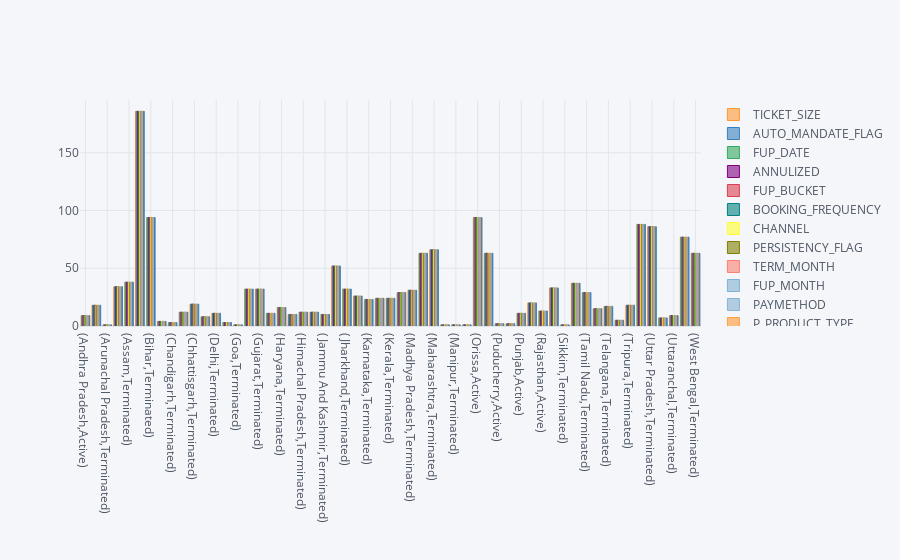

Write notebook code for a chart like this one.
### Code cell
x=df.AGENT_STATUS
y=df.CLEAN_STATE
# plt.figure(figsize=(30,10))
e=df.groupby([y,x]).count()
e.iplot(kind='bar')

### Figure 1 — Plotly figure (JSON) as saved in the notebook; plotly's stock layout.template omitted (floating-point values rounded to 4 significant figures)
{"data": [{"marker": {"color": "rgba(255, 153, 51, 0.6)", "line": {"color": "rgba(255, 153, 51, 1.0)", "width": 1}}, "name": "TICKET_SIZE", "orientation": "v", "text": "", "type": "bar", "x": ["(Andhra Pradesh,Active)", "(Andhra Pradesh,Terminated)", "(Arunachal Pradesh,Terminated)", "(Assam,Active)", "(Assam,Terminated)", "(Bihar,Active)", "(Bihar,Terminated)", "(Chandigarh,Active)", "(Chandigarh,Terminated)", "(Chhattisgarh,Active)", "(Chhattisgarh,Terminated)", "(Delhi,Active)", "(Delhi,Terminated)", "(Goa,Active)", "(Goa,Terminated)", "(Gujarat,Active)", "(Gujarat,Terminated)", "(Haryana,Active)", "(Haryana,Terminated)", "(Himachal Pradesh,Active)", "(Himachal Pradesh,Terminated)", "(Jammu And Kashmir,Active)", "(Jammu And Kashmir,Terminated)", "(Jharkhand,Active)", "(Jharkhand,Terminated)", "(Karnataka,Active)", "(Karnataka,Terminated)", "(Kerala,Active)", "(Kerala,Terminated)", "(Madhya Pradesh,Active)", "(Madhya Pradesh,Terminated)", "(Maharashtra,Active)", "(Maharashtra,Terminated)", "(Manipur,Active)", "(Manipur,Terminated)", "(Meghalaya,Active)", "(Orissa,Active)", "(Orissa,Terminated)", "(Puducherry,Active)", "(Puducherry,Terminated)", "(Punjab,Active)", "(Punjab,Terminated)", "(Rajasthan,Active)", "(Rajasthan,Terminated)", "(Sikkim,Terminated)", "(Tamil Nadu,Active)", "(Tamil Nadu,Terminated)", "(Telangana,Active)", "(Telangana,Terminated)", "(Tripura,Active)", "(Tripura,Terminated)", "(Uttar Pradesh,Active)", "(Uttar Pradesh,Terminated)", "(Uttaranchal,Active)", "(Uttaranchal,Terminated)", "(West Bengal,Active)", "(West Bengal,Terminated)"], "y": [9, 18, 1, 34, 38, 186, 94, 4, 3, 12, 19, 8, 11, 3, 1, 32, 32, 11, 16, 10, 12, 12, 10, 52, 32, 26, 23, 24, 24, 29, 31, 63, 66, 1, 1, 1, 94, 63, 2, 2, 11, 20, 13, 33, 1, 37, 29, 15, 17, 5, 18, 88, 86, 7, 9, 77, 63]}, {"marker": {"color": "rgba(55, 128, 191, 0.6)", "line": {"color": "rgba(55, 128, 191, 1.0)", "width": 1}}, "name": "AUTO_MANDATE_FLAG", "orientation": "v", "text": "", "type": "bar", "x": ["(Andhra Pradesh,Active)", "(Andhra Pradesh,Terminated)", "(Arunachal Pradesh,Terminated)", "(Assam,Active)", "(Assam,Terminated)", "(Bihar,Active)", "(Bihar,Terminated)", "(Chandigarh,Active)", "(Chandigarh,Terminated)", "(Chhattisgarh,Active)", "(Chhattisgarh,Terminated)", "(Delhi,Active)", "(Delhi,Terminated)", "(Goa,Active)", "(Goa,Terminated)", "(Gujarat,Active)", "(Gujarat,Terminated)", "(Haryana,Active)", "(Haryana,Terminated)", "(Himachal Pradesh,Active)", "(Himachal Pradesh,Terminated)", "(Jammu And Kashmir,Active)", "(Jammu And Kashmir,Terminated)", "(Jharkhand,Active)", "(Jharkhand,Terminated)", "(Karnataka,Active)", "(Karnataka,Terminated)", "(Kerala,Active)", "(Kerala,Terminated)", "(Madhya Pradesh,Active)", "(Madhya Pradesh,Terminated)", "(Maharashtra,Active)", "(Maharashtra,Terminated)", "(Manipur,Active)", "(Manipur,Terminated)", "(Meghalaya,Active)", "(Orissa,Active)", "(Orissa,Terminated)", "(Puducherry,Active)", "(Puducherry,Terminated)", "(Punjab,Active)", "(Punjab,Terminated)", "(Rajasthan,Active)", "(Rajasthan,Terminated)", "(Sikkim,Terminated)", "(Tamil Nadu,Active)", "(Tamil Nadu,Terminated)", "(Telangana,Active)", "(Telangana,Terminated)", "(Tripura,Active)", "(Tripura,Terminated)", "(Uttar Pradesh,Active)", "(Uttar Pradesh,Terminated)", "(Uttaranchal,Active)", "(Uttaranchal,Terminated)", "(West Bengal,Active)", "(West Bengal,Terminated)"], "y": [9, 18, 1, 34, 38, 186, 94, 4, 3, 12, 19, 8, 11, 3, 1, 32, 32, 11, 16, 10, 12, 12, 10, 52, 32, 26, 23, 24, 24, 29, 31, 63, 66, 1, 1, 1, 94, 63, 2, 2, 11, 20, 13, 33, 1, 37, 29, 15, 17, 5, 18, 88, 86, 7, 9, 77, 63]}, {"marker": {"color": "rgba(50, 171, 96, 0.6)", "line": {"color": "rgba(50, 171, 96, 1.0)", "width": 1}}, "name": "FUP_DATE", "orientation": "v", "text": "", "type": "bar", "x": ["(Andhra Pradesh,Active)", "(Andhra Pradesh,Terminated)", "(Arunachal Pradesh,Terminated)", "(Assam,Active)", "(Assam,Terminated)", "(Bihar,Active)", "(Bihar,Terminated)", "(Chandigarh,Active)", "(Chandigarh,Terminated)", "(Chhattisgarh,Active)", "(Chhattisgarh,Terminated)", "(Delhi,Active)", "(Delhi,Terminated)", "(Goa,Active)", "(Goa,Terminated)", "(Gujarat,Active)", "(Gujarat,Terminated)", "(Haryana,Active)", "(Haryana,Terminated)", "(Himachal Pradesh,Active)", "(Himachal Pradesh,Terminated)", "(Jammu And Kashmir,Active)", "(Jammu And Kashmir,Terminated)", "(Jharkhand,Active)", "(Jharkhand,Terminated)", "(Karnataka,Active)", "(Karnataka,Terminated)", "(Kerala,Active)", "(Kerala,Terminated)", "(Madhya Pradesh,Active)", "(Madhya Pradesh,Terminated)", "(Maharashtra,Active)", "(Maharashtra,Terminated)", "(Manipur,Active)", "(Manipur,Terminated)", "(Meghalaya,Active)", "(Orissa,Active)", "(Orissa,Terminated)", "(Puducherry,Active)", "(Puducherry,Terminated)", "(Punjab,Active)", "(Punjab,Terminated)", "(Rajasthan,Active)", "(Rajasthan,Terminated)", "(Sikkim,Terminated)", "(Tamil Nadu,Active)", "(Tamil Nadu,Terminated)", "(Telangana,Active)", "(Telangana,Terminated)", "(Tripura,Active)", "(Tripura,Terminated)", "(Uttar Pradesh,Active)", "(Uttar Pradesh,Terminated)", "(Uttaranchal,Active)", "(Uttaranchal,Terminated)", "(West Bengal,Active)", "(West Bengal,Terminated)"], "y": [9, 18, 1, 34, 38, 186, 94, 4, 3, 12, 19, 8, 11, 3, 1, 32, 32, 11, 16, 10, 12, 12, 10, 52, 32, 26, 23, 24, 24, 29, 31, 63, 66, 1, 1, 1, 94, 63, 2, 2, 11, 20, 13, 33, 1, 37, 29, 15, 17, 5, 18, 88, 86, 7, 9, 77, 63]}, {"marker": {"color": "rgba(128, 0, 128, 0.6)", "line": {"color": "rgba(128, 0, 128, 1.0)", "width": 1}}, "name": "ANNULIZED", "orientation": "v", "text": "", "type": "bar", "x": ["(Andhra Pradesh,Active)", "(Andhra Pradesh,Terminated)", "(Arunachal Pradesh,Terminated)", "(Assam,Active)", "(Assam,Terminated)", "(Bihar,Active)", "(Bihar,Terminated)", "(Chandigarh,Active)", "(Chandigarh,Terminated)", "(Chhattisgarh,Active)", "(Chhattisgarh,Terminated)", "(Delhi,Active)", "(Delhi,Terminated)", "(Goa,Active)", "(Goa,Terminated)", "(Gujarat,Active)", "(Gujarat,Terminated)", "(Haryana,Active)", "(Haryana,Terminated)", "(Himachal Pradesh,Active)", "(Himachal Pradesh,Terminated)", "(Jammu And Kashmir,Active)", "(Jammu And Kashmir,Terminated)", "(Jharkhand,Active)", "(Jharkhand,Terminated)", "(Karnataka,Active)", "(Karnataka,Terminated)", "(Kerala,Active)", "(Kerala,Terminated)", "(Madhya Pradesh,Active)", "(Madhya Pradesh,Terminated)", "(Maharashtra,Active)", "(Maharashtra,Terminated)", "(Manipur,Active)", "(Manipur,Terminated)", "(Meghalaya,Active)", "(Orissa,Active)", "(Orissa,Terminated)", "(Puducherry,Active)", "(Puducherry,Terminated)", "(Punjab,Active)", "(Punjab,Terminated)", "(Rajasthan,Active)", "(Rajasthan,Terminated)", "(Sikkim,Terminated)", "(Tamil Nadu,Active)", "(Tamil Nadu,Terminated)", "(Telangana,Active)", "(Telangana,Terminated)", "(Tripura,Active)", "(Tripura,Terminated)", "(Uttar Pradesh,Active)", "(Uttar Pradesh,Terminated)", "(Uttaranchal,Active)", "(Uttaranchal,Terminated)", "(West Bengal,Active)", "(West Bengal,Terminated)"], "y": [9, 18, 1, 34, 38, 186, 94, 4, 3, 12, 19, 8, 11, 3, 1, 32, 32, 11, 16, 10, 12, 12, 10, 52, 32, 26, 23, 24, 24, 29, 31, 63, 66, 1, 1, 1, 94, 63, 2, 2, 11, 20, 13, 33, 1, 37, 29, 15, 17, 5, 18, 88, 86, 7, 9, 77, 63]}, {"marker": {"color": "rgba(219, 64, 82, 0.6)", "line": {"color": "rgba(219, 64, 82, 1.0)", "width": 1}}, "name": "FUP_BUCKET", "orientation": "v", "text": "", "type": "bar", "x": ["(Andhra Pradesh,Active)", "(Andhra Pradesh,Terminated)", "(Arunachal Pradesh,Terminated)", "(Assam,Active)", "(Assam,Terminated)", "(Bihar,Active)", "(Bihar,Terminated)", "(Chandigarh,Active)", "(Chandigarh,Terminated)", "(Chhattisgarh,Active)", "(Chhattisgarh,Terminated)", "(Delhi,Active)", "(Delhi,Terminated)", "(Goa,Active)", "(Goa,Terminated)", "(Gujarat,Active)", "(Gujarat,Terminated)", "(Haryana,Active)", "(Haryana,Terminated)", "(Himachal Pradesh,Active)", "(Himachal Pradesh,Terminated)", "(Jammu And Kashmir,Active)", "(Jammu And Kashmir,Terminated)", "(Jharkhand,Active)", "(Jharkhand,Terminated)", "(Karnataka,Active)", "(Karnataka,Terminated)", "(Kerala,Active)", "(Kerala,Terminated)", "(Madhya Pradesh,Active)", "(Madhya Pradesh,Terminated)", "(Maharashtra,Active)", "(Maharashtra,Terminated)", "(Manipur,Active)", "(Manipur,Terminated)", "(Meghalaya,Active)", "(Orissa,Active)", "(Orissa,Terminated)", "(Puducherry,Active)", "(Puducherry,Terminated)", "(Punjab,Active)", "(Punjab,Terminated)", "(Rajasthan,Active)", "(Rajasthan,Terminated)", "(Sikkim,Terminated)", "(Tamil Nadu,Active)", "(Tamil Nadu,Terminated)", "(Telangana,Active)", "(Telangana,Terminated)", "(Tripura,Active)", "(Tripura,Terminated)", "(Uttar Pradesh,Active)", "(Uttar Pradesh,Terminated)", "(Uttaranchal,Active)", "(Uttaranchal,Terminated)", "(West Bengal,Active)", "(West Bengal,Terminated)"], "y": [9, 18, 1, 34, 38, 186, 94, 4, 3, 12, 19, 8, 11, 3, 1, 32, 32, 11, 16, 10, 12, 12, 10, 52, 32, 26, 23, 24, 24, 29, 31, 63, 66, 1, 1, 1, 94, 63, 2, 2, 11, 20, 13, 33, 1, 37, 29, 15, 17, 5, 18, 88, 86, 7, 9, 77, 63]}, {"marker": {"color": "rgba(0, 128, 128, 0.6)", "line": {"color": "rgba(0, 128, 128, 1.0)", "width": 1}}, "name": "BOOKING_FREQUENCY", "orientation": "v", "text": "", "type": "bar", "x": ["(Andhra Pradesh,Active)", "(Andhra Pradesh,Terminated)", "(Arunachal Pradesh,Terminated)", "(Assam,Active)", "(Assam,Terminated)", "(Bihar,Active)", "(Bihar,Terminated)", "(Chandigarh,Active)", "(Chandigarh,Terminated)", "(Chhattisgarh,Active)", "(Chhattisgarh,Terminated)", "(Delhi,Active)", "(Delhi,Terminated)", "(Goa,Active)", "(Goa,Terminated)", "(Gujarat,Active)", "(Gujarat,Terminated)", "(Haryana,Active)", "(Haryana,Terminated)", "(Himachal Pradesh,Active)", "(Himachal Pradesh,Terminated)", "(Jammu And Kashmir,Active)", "(Jammu And Kashmir,Terminated)", "(Jharkhand,Active)", "(Jharkhand,Terminated)", "(Karnataka,Active)", "(Karnataka,Terminated)", "(Kerala,Active)", "(Kerala,Terminated)", "(Madhya Pradesh,Active)", "(Madhya Pradesh,Terminated)", "(Maharashtra,Active)", "(Maharashtra,Terminated)", "(Manipur,Active)", "(Manipur,Terminated)", "(Meghalaya,Active)", "(Orissa,Active)", "(Orissa,Terminated)", "(Puducherry,Active)", "(Puducherry,Terminated)", "(Punjab,Active)", "(Punjab,Terminated)", "(Rajasthan,Active)", "(Rajasthan,Terminated)", "(Sikkim,Terminated)", "(Tamil Nadu,Active)", "(Tamil Nadu,Terminated)", "(Telangana,Active)", "(Telangana,Terminated)", "(Tripura,Active)", "(Tripura,Terminated)", "(Uttar Pradesh,Active)", "(Uttar Pradesh,Terminated)", "(Uttaranchal,Active)", "(Uttaranchal,Terminated)", "(West Bengal,Active)", "(West Bengal,Terminated)"], "y": [9, 18, 1, 34, 38, 186, 94, 4, 3, 12, 19, 8, 11, 3, 1, 32, 32, 11, 16, 10, 12, 12, 10, 52, 32, 26, 23, 24, 24, 29, 31, 63, 66, 1, 1, 1, 94, 63, 2, 2, 11, 20, 13, 33, 1, 37, 29, 15, 17, 5, 18, 88, 86, 7, 9, 77, 63]}, {"marker": {"color": "rgba(255, 255, 51, 0.6)", "line": {"color": "rgba(255, 255, 51, 1.0)", "width": 1}}, "name": "CHANNEL", "orientation": "v", "text": "", "type": "bar", "x": ["(Andhra Pradesh,Active)", "(Andhra Pradesh,Terminated)", "(Arunachal Pradesh,Terminated)", "(Assam,Active)", "(Assam,Terminated)", "(Bihar,Active)", "(Bihar,Terminated)", "(Chandigarh,Active)", "(Chandigarh,Terminated)", "(Chhattisgarh,Active)", "(Chhattisgarh,Terminated)", "(Delhi,Active)", "(Delhi,Terminated)", "(Goa,Active)", "(Goa,Terminated)", "(Gujarat,Active)", "(Gujarat,Terminated)", "(Haryana,Active)", "(Haryana,Terminated)", "(Himachal Pradesh,Active)", "(Himachal Pradesh,Terminated)", "(Jammu And Kashmir,Active)", "(Jammu And Kashmir,Terminated)", "(Jharkhand,Active)", "(Jharkhand,Terminated)", "(Karnataka,Active)", "(Karnataka,Terminated)", "(Kerala,Active)", "(Kerala,Terminated)", "(Madhya Pradesh,Active)", "(Madhya Pradesh,Terminated)", "(Maharashtra,Active)", "(Maharashtra,Terminated)", "(Manipur,Active)", "(Manipur,Terminated)", "(Meghalaya,Active)", "(Orissa,Active)", "(Orissa,Terminated)", "(Puducherry,Active)", "(Puducherry,Terminated)", "(Punjab,Active)", "(Punjab,Terminated)", "(Rajasthan,Active)", "(Rajasthan,Terminated)", "(Sikkim,Terminated)", "(Tamil Nadu,Active)", "(Tamil Nadu,Terminated)", "(Telangana,Active)", "(Telangana,Terminated)", "(Tripura,Active)", "(Tripura,Terminated)", "(Uttar Pradesh,Active)", "(Uttar Pradesh,Terminated)", "(Uttaranchal,Active)", "(Uttaranchal,Terminated)", "(West Bengal,Active)", "(West Bengal,Terminated)"], "y": [9, 18, 1, 34, 38, 186, 94, 4, 3, 12, 19, 8, 11, 3, 1, 32, 32, 11, 16, 10, 12, 12, 10, 52, 32, 26, 23, 24, 24, 29, 31, 63, 66, 1, 1, 1, 94, 63, 2, 2, 11, 20, 13, 33, 1, 37, 29, 15, 17, 5, 18, 88, 86, 7, 9, 77, 63]}, {"marker": {"color": "rgba(128, 128, 0, 0.6)", "line": {"color": "rgba(128, 128, 0, 1.0)", "width": 1}}, "name": "PERSISTENCY_FLAG", "orientation": "v", "text": "", "type": "bar", "x": ["(Andhra Pradesh,Active)", "(Andhra Pradesh,Terminated)", "(Arunachal Pradesh,Terminated)", "(Assam,Active)", "(Assam,Terminated)", "(Bihar,Active)", "(Bihar,Terminated)", "(Chandigarh,Active)", "(Chandigarh,Terminated)", "(Chhattisgarh,Active)", "(Chhattisgarh,Terminated)", "(Delhi,Active)", "(Delhi,Terminated)", "(Goa,Active)", "(Goa,Terminated)", "(Gujarat,Active)", "(Gujarat,Terminated)", "(Haryana,Active)", "(Haryana,Terminated)", "(Himachal Pradesh,Active)", "(Himachal Pradesh,Terminated)", "(Jammu And Kashmir,Active)", "(Jammu And Kashmir,Terminated)", "(Jharkhand,Active)", "(Jharkhand,Terminated)", "(Karnataka,Active)", "(Karnataka,Terminated)", "(Kerala,Active)", "(Kerala,Terminated)", "(Madhya Pradesh,Active)", "(Madhya Pradesh,Terminated)", "(Maharashtra,Active)", "(Maharashtra,Terminated)", "(Manipur,Active)", "(Manipur,Terminated)", "(Meghalaya,Active)", "(Orissa,Active)", "(Orissa,Terminated)", "(Puducherry,Active)", "(Puducherry,Terminated)", "(Punjab,Active)", "(Punjab,Terminated)", "(Rajasthan,Active)", "(Rajasthan,Terminated)", "(Sikkim,Terminated)", "(Tamil Nadu,Active)", "(Tamil Nadu,Terminated)", "(Telangana,Active)", "(Telangana,Terminated)", "(Tripura,Active)", "(Tripura,Terminated)", "(Uttar Pradesh,Active)", "(Uttar Pradesh,Terminated)", "(Uttaranchal,Active)", "(Uttaranchal,Terminated)", "(West Bengal,Active)", "(West Bengal,Terminated)"], "y": [9, 18, 1, 34, 38, 186, 94, 4, 3, 12, 19, 8, 11, 3, 1, 32, 32, 11, 16, 10, 12, 12, 10, 52, 32, 26, 23, 24, 24, 29, 31, 63, 66, 1, 1, 1, 94, 63, 2, 2, 11, 20, 13, 33, 1, 37, 29, 15, 17, 5, 18, 88, 86, 7, 9, 77, 63]}, {"marker": {"color": "rgba(251, 128, 114, 0.6)", "line": {"color": "rgba(251, 128, 114, 1.0)", "width": 1}}, "name": "TERM_MONTH", "orientation": "v", "text": "", "type": "bar", "x": ["(Andhra Pradesh,Active)", "(Andhra Pradesh,Terminated)", "(Arunachal Pradesh,Terminated)", "(Assam,Active)", "(Assam,Terminated)", "(Bihar,Active)", "(Bihar,Terminated)", "(Chandigarh,Active)", "(Chandigarh,Terminated)", "(Chhattisgarh,Active)", "(Chhattisgarh,Terminated)", "(Delhi,Active)", "(Delhi,Terminated)", "(Goa,Active)", "(Goa,Terminated)", "(Gujarat,Active)", "(Gujarat,Terminated)", "(Haryana,Active)", "(Haryana,Terminated)", "(Himachal Pradesh,Active)", "(Himachal Pradesh,Terminated)", "(Jammu And Kashmir,Active)", "(Jammu And Kashmir,Terminated)", "(Jharkhand,Active)", "(Jharkhand,Terminated)", "(Karnataka,Active)", "(Karnataka,Terminated)", "(Kerala,Active)", "(Kerala,Terminated)", "(Madhya Pradesh,Active)", "(Madhya Pradesh,Terminated)", "(Maharashtra,Active)", "(Maharashtra,Terminated)", "(Manipur,Active)", "(Manipur,Terminated)", "(Meghalaya,Active)", "(Orissa,Active)", "(Orissa,Terminated)", "(Puducherry,Active)", "(Puducherry,Terminated)", "(Punjab,Active)", "(Punjab,Terminated)", "(Rajasthan,Active)", "(Rajasthan,Terminated)", "(Sikkim,Terminated)", "(Tamil Nadu,Active)", "(Tamil Nadu,Terminated)", "(Telangana,Active)", "(Telangana,Terminated)", "(Tripura,Active)", "(Tripura,Terminated)", "(Uttar Pradesh,Active)", "(Uttar Pradesh,Terminated)", "(Uttaranchal,Active)", "(Uttaranchal,Terminated)", "(West Bengal,Active)", "(West Bengal,Terminated)"], "y": [9, 18, 1, 34, 38, 186, 94, 4, 3, 12, 19, 8, 11, 3, 1, 32, 32, 11, 16, 10, 12, 12, 10, 52, 32, 26, 23, 24, 24, 29, 31, 63, 66, 1, 1, 1, 94, 63, 2, 2, 11, 20, 13, 33, 1, 37, 29, 15, 17, 5, 18, 88, 86, 7, 9, 77, 63]}, {"marker": {"color": "rgba(128, 177, 211, 0.6)", "line": {"color": "rgba(128, 177, 211, 1.0)", "width": 1}}, "name": "FUP_MONTH", "orientation": "v", "text": "", "type": "bar", "x": ["(Andhra Pradesh,Active)", "(Andhra Pradesh,Terminated)", "(Arunachal Pradesh,Terminated)", "(Assam,Active)", "(Assam,Terminated)", "(Bihar,Active)", "(Bihar,Terminated)", "(Chandigarh,Active)", "(Chandigarh,Terminated)", "(Chhattisgarh,Active)", "(Chhattisgarh,Terminated)", "(Delhi,Active)", "(Delhi,Terminated)", "(Goa,Active)", "(Goa,Terminated)", "(Gujarat,Active)", "(Gujarat,Terminated)", "(Haryana,Active)", "(Haryana,Terminated)", "(Himachal Pradesh,Active)", "(Himachal Pradesh,Terminated)", "(Jammu And Kashmir,Active)", "(Jammu And Kashmir,Terminated)", "(Jharkhand,Active)", "(Jharkhand,Terminated)", "(Karnataka,Active)", "(Karnataka,Terminated)", "(Kerala,Active)", "(Kerala,Terminated)", "(Madhya Pradesh,Active)", "(Madhya Pradesh,Terminated)", "(Maharashtra,Active)", "(Maharashtra,Terminated)", "(Manipur,Active)", "(Manipur,Terminated)", "(Meghalaya,Active)", "(Orissa,Active)", "(Orissa,Terminated)", "(Puducherry,Active)", "(Puducherry,Terminated)", "(Punjab,Active)", "(Punjab,Terminated)", "(Rajasthan,Active)", "(Rajasthan,Terminated)", "(Sikkim,Terminated)", "(Tamil Nadu,Active)", "(Tamil Nadu,Terminated)", "(Telangana,Active)", "(Telangana,Terminated)", "(Tripura,Active)", "(Tripura,Terminated)", "(Uttar Pradesh,Active)", "(Uttar Pradesh,Terminated)", "(Uttaranchal,Active)", "(Uttaranchal,Terminated)", "(West Bengal,Active)", "(West Bengal,Terminated)"], "y": [9, 18, 1, 34, 38, 186, 94, 4, 3, 12, 19, 8, 11, 3, 1, 32, 32, 11, 16, 10, 12, 12, 10, 52, 32, 26, 23, 24, 24, 29, 31, 63, 66, 1, 1, 1, 94, 63, 2, 2, 11, 20, 13, 33, 1, 37, 29, 15, 17, 5, 18, 88, 86, 7, 9, 77, 63]}, {"marker": {"color": "rgba(128, 177, 211, 0.6)", "line": {"color": "rgba(128, 177, 211, 0.8999999999999999)", "width": 1}}, "name": "PAYMETHOD", "orientation": "v", "text": "", "type": "bar", "x": ["(Andhra Pradesh,Active)", "(Andhra Pradesh,Terminated)", "(Arunachal Pradesh,Terminated)", "(Assam,Active)", "(Assam,Terminated)", "(Bihar,Active)", "(Bihar,Terminated)", "(Chandigarh,Active)", "(Chandigarh,Terminated)", "(Chhattisgarh,Active)", "(Chhattisgarh,Terminated)", "(Delhi,Active)", "(Delhi,Terminated)", "(Goa,Active)", "(Goa,Terminated)", "(Gujarat,Active)", "(Gujarat,Terminated)", "(Haryana,Active)", "(Haryana,Terminated)", "(Himachal Pradesh,Active)", "(Himachal Pradesh,Terminated)", "(Jammu And Kashmir,Active)", "(Jammu And Kashmir,Terminated)", "(Jharkhand,Active)", "(Jharkhand,Terminated)", "(Karnataka,Active)", "(Karnataka,Terminated)", "(Kerala,Active)", "(Kerala,Terminated)", "(Madhya Pradesh,Active)", "(Madhya Pradesh,Terminated)", "(Maharashtra,Active)", "(Maharashtra,Terminated)", "(Manipur,Active)", "(Manipur,Terminated)", "(Meghalaya,Active)", "(Orissa,Active)", "(Orissa,Terminated)", "(Puducherry,Active)", "(Puducherry,Terminated)", "(Punjab,Active)", "(Punjab,Terminated)", "(Rajasthan,Active)", "(Rajasthan,Terminated)", "(Sikkim,Terminated)", "(Tamil Nadu,Active)", "(Tamil Nadu,Terminated)", "(Telangana,Active)", "(Telangana,Terminated)", "(Tripura,Active)", "(Tripura,Terminated)", "(Uttar Pradesh,Active)", "(Uttar Pradesh,Terminated)", "(Uttaranchal,Active)", "(Uttaranchal,Terminated)", "(West Bengal,Active)", "(West Bengal,Terminated)"], "y": [9, 18, 1, 34, 38, 186, 94, 4, 3, 12, 19, 8, 11, 3, 1, 32, 32, 11, 16, 10, 12, 12, 10, 52, 32, 26, 23, 24, 24, 29, 31, 63, 66, 1, 1, 1, 94, 63, 2, 2, 11, 20, 13, 33, 1, 37, 29, 15, 17, 5, 18, 88, 86, 7, 9, 77, 63]}, {"marker": {"color": "rgba(255, 153, 51, 0.6)", "line": {"color": "rgba(255, 153, 51, 0.8999999999999999)", "width": 1}}, "name": "P_PRODUCT_TYPE", "orientation": "v", "text": "", "type": "bar", "x": ["(Andhra Pradesh,Active)", "(Andhra Pradesh,Terminated)", "(Arunachal Pradesh,Terminated)", "(Assam,Active)", "(Assam,Terminated)", "(Bihar,Active)", "(Bihar,Terminated)", "(Chandigarh,Active)", "(Chandigarh,Terminated)", "(Chhattisgarh,Active)", "(Chhattisgarh,Terminated)", "(Delhi,Active)", "(Delhi,Terminated)", "(Goa,Active)", "(Goa,Terminated)", "(Gujarat,Active)", "(Gujarat,Terminated)", "(Haryana,Active)", "(Haryana,Terminated)", "(Himachal Pradesh,Active)", "(Himachal Pradesh,Terminated)", "(Jammu And Kashmir,Active)", "(Jammu And Kashmir,Terminated)", "(Jharkhand,Active)", "(Jharkhand,Terminated)", "(Karnataka,Active)", "(Karnataka,Terminated)", "(Kerala,Active)", "(Kerala,Terminated)", "(Madhya Pradesh,Active)", "(Madhya Pradesh,Terminated)", "(Maharashtra,Active)", "(Maharashtra,Terminated)", "(Manipur,Active)", "(Manipur,Terminated)", "(Meghalaya,Active)", "(Orissa,Active)", "(Orissa,Terminated)", "(Puducherry,Active)", "(Puducherry,Terminated)", "(Punjab,Active)", "(Punjab,Terminated)", "(Rajasthan,Active)", "(Rajasthan,Terminated)", "(Sikkim,Terminated)", "(Tamil Nadu,Active)", "(Tamil Nadu,Terminated)", "(Telangana,Active)", "(Telangana,Terminated)", "(Tripura,Active)", "(Tripura,Terminated)", "(Uttar Pradesh,Active)", "(Uttar Pradesh,Terminated)", "(Uttaranchal,Active)", "(Uttaranchal,Terminated)", "(West Bengal,Active)", "(West Bengal,Terminated)"], "y": [9, 18, 1, 34, 38, 186, 94, 4, 3, 12, 19, 8, 11, 3, 1, 32, 32, 11, 16, 10, 12, 12, 10, 52, 32, 26, 23, 24, 24, 29, 31, 63, 66, 1, 1, 1, 94, 63, 2, 2, 11, 20, 13, 33, 1, 37, 29, 15, 17, 5, 18, 88, 86, 7, 9, 77, 63]}, {"marker": {"color": "rgba(55, 128, 191, 0.6)", "line": {"color": "rgba(55, 128, 191, 0.8999999999999999)", "width": 1}}, "name": "PRODUCT_NAME", "orientation": "v", "text": "", "type": "bar", "x": ["(Andhra Pradesh,Active)", "(Andhra Pradesh,Terminated)", "(Arunachal Pradesh,Terminated)", "(Assam,Active)", "(Assam,Terminated)", "(Bihar,Active)", "(Bihar,Terminated)", "(Chandigarh,Active)", "(Chandigarh,Terminated)", "(Chhattisgarh,Active)", "(Chhattisgarh,Terminated)", "(Delhi,Active)", "(Delhi,Terminated)", "(Goa,Active)", "(Goa,Terminated)", "(Gujarat,Active)", "(Gujarat,Terminated)", "(Haryana,Active)", "(Haryana,Terminated)", "(Himachal Pradesh,Active)", "(Himachal Pradesh,Terminated)", "(Jammu And Kashmir,Active)", "(Jammu And Kashmir,Terminated)", "(Jharkhand,Active)", "(Jharkhand,Terminated)", "(Karnataka,Active)", "(Karnataka,Terminated)", "(Kerala,Active)", "(Kerala,Terminated)", "(Madhya Pradesh,Active)", "(Madhya Pradesh,Terminated)", "(Maharashtra,Active)", "(Maharashtra,Terminated)", "(Manipur,Active)", "(Manipur,Terminated)", "(Meghalaya,Active)", "(Orissa,Active)", "(Orissa,Terminated)", "(Puducherry,Active)", "(Puducherry,Terminated)", "(Punjab,Active)", "(Punjab,Terminated)", "(Rajasthan,Active)", "(Rajasthan,Terminated)", "(Sikkim,Terminated)", "(Tamil Nadu,Active)", "(Tamil Nadu,Terminated)", "(Telangana,Active)", "(Telangana,Terminated)", "(Tripura,Active)", "(Tripura,Terminated)", "(Uttar Pradesh,Active)", "(Uttar Pradesh,Terminated)", "(Uttaranchal,Active)", "(Uttaranchal,Terminated)", "(West Bengal,Active)", "(West Bengal,Terminated)"], "y": [9, 18, 1, 34, 38, 186, 94, 4, 3, 12, 19, 8, 11, 3, 1, 32, 32, 11, 16, 10, 12, 12, 10, 52, 32, 26, 23, 24, 24, 29, 31, 63, 66, 1, 1, 1, 94, 63, 2, 2, 11, 20, 13, 33, 1, 37, 29, 15, 17, 5, 18, 88, 86, 7, 9, 77, 63]}], "layout": {"legend": {"bgcolor": "#F5F6F9", "font": {"color": "#4D5663"}}, "paper_bgcolor": "#F5F6F9", "plot_bgcolor": "#F5F6F9", "title": {"font": {"color": "#4D5663"}}, "xaxis": {"gridcolor": "#E1E5ED", "showgrid": true, "tickfont": {"color": "#4D5663"}, "title": {"font": {"color": "#4D5663"}, "text": ""}, "zerolinecolor": "#E1E5ED"}, "yaxis": {"gridcolor": "#E1E5ED", "showgrid": true, "tickfont": {"color": "#4D5663"}, "title": {"font": {"color": "#4D5663"}, "text": ""}, "zerolinecolor": "#E1E5ED"}}}
